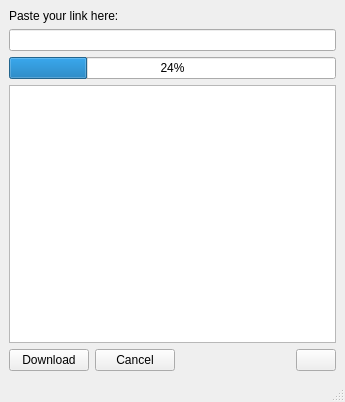
<?xml version="1.0" encoding="UTF-8"?>
<ui version="4.0">
 <class>YouTubeVideoDownloader</class>
 <widget class="QMainWindow" name="YouTubeVideoDownloader">
  <property name="geometry">
   <rect>
    <x>0</x>
    <y>0</y>
    <width>345</width>
    <height>402</height>
   </rect>
  </property>
  <property name="windowTitle">
   <string>YouTube Video Downloader</string>
  </property>
  <widget class="QWidget" name="centralwidget">
   <layout class="QVBoxLayout" name="verticalLayout">
    <item>
     <widget class="QLabel" name="label">
      <property name="text">
       <string>Paste your link here:</string>
      </property>
     </widget>
    </item>
    <item>
     <widget class="QLineEdit" name="lineEdit"/>
    </item>
    <item>
     <widget class="QProgressBar" name="progressBar">
      <property name="value">
       <number>24</number>
      </property>
     </widget>
    </item>
    <item>
     <widget class="QTextBrowser" name="textBrowser"/>
    </item>
    <item>
     <layout class="QHBoxLayout" name="horizontalLayout">
      <item>
       <widget class="QPushButton" name="pushButton">
        <property name="text">
         <string>Download</string>
        </property>
       </widget>
      </item>
      <item>
       <widget class="QPushButton" name="pushButton_2">
        <property name="text">
         <string>Cancel</string>
        </property>
       </widget>
      </item>
      <item>
       <spacer name="horizontalSpacer">
        <property name="orientation">
         <enum>Qt::Horizontal</enum>
        </property>
        <property name="sizeHint" stdset="0">
         <size>
          <width>40</width>
          <height>20</height>
         </size>
        </property>
       </spacer>
      </item>
      <item>
       <widget class="QPushButton" name="pushButton_3">
        <property name="text">
         <string/>
        </property>
       </widget>
      </item>
     </layout>
    </item>
   </layout>
  </widget>
  <widget class="QMenuBar" name="menubar">
   <property name="geometry">
    <rect>
     <x>0</x>
     <y>0</y>
     <width>345</width>
     <height>22</height>
    </rect>
   </property>
  </widget>
  <widget class="QStatusBar" name="statusbar"/>
 </widget>
 <resources/>
 <connections/>
</ui>
